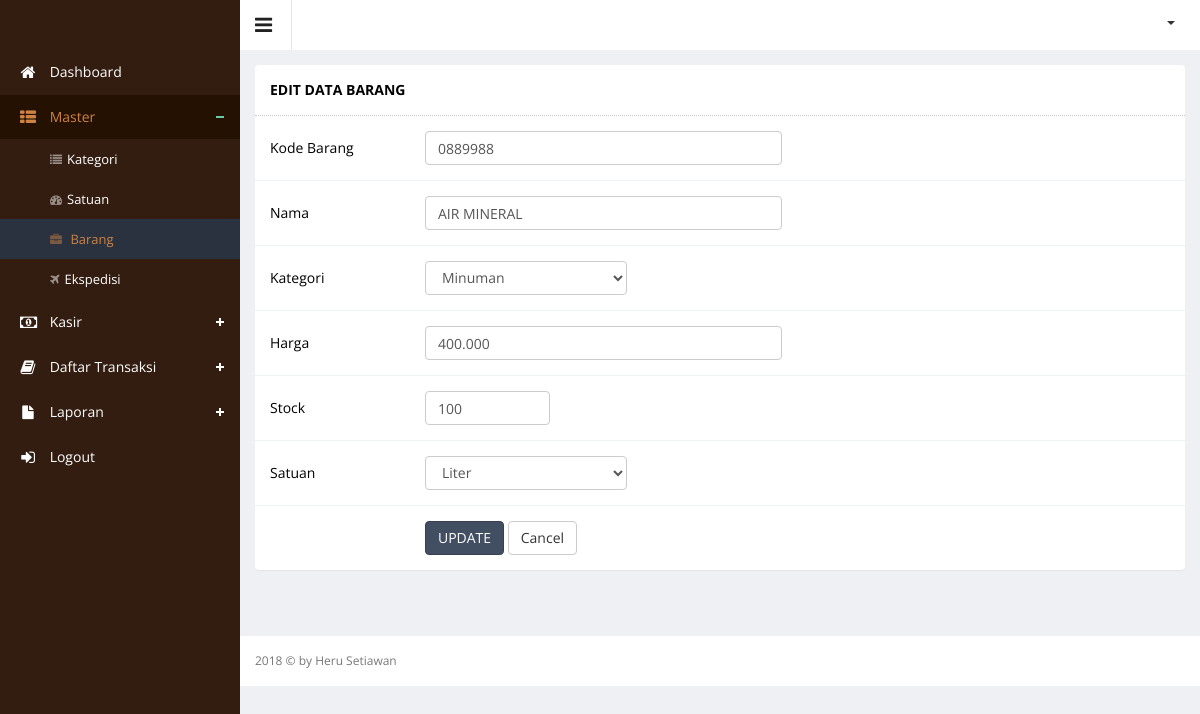
The app's page /index.php?hal=master/barang/edit&id=8 (signed in) with its own data.
### tables this page shows
CREATE TABLE `barang` (
  `id` int(11) NOT NULL,
  `kdbrg` varchar(50) NOT NULL,
  `nmbrg` varchar(100) NOT NULL,
  `harga` int(11) NOT NULL,
  `stock` int(11) NOT NULL,
  `tanggal` datetime NOT NULL,
  `category_id` int(11) NOT NULL,
  `id_satuan` int(11) NOT NULL
);

CREATE TABLE `category` (
  `category_id` int(11) NOT NULL,
  `category_name` varchar(250) DEFAULT NULL,
  `category_status` enum('Y','N') DEFAULT NULL
);

CREATE TABLE `satuan` (
  `id_satuan` int(5) NOT NULL,
  `nmsatuan` varchar(50) NOT NULL
);

### master/barang/edit.php (the view, shortened to what this page needs)
<?php
$id = $_GET['id'];
$queryRowProduct = $connect->query("SELECT barang.id, barang.kdbrg, barang.nmbrg, barang.harga, barang.stock, category.category_id, category.category_name, satuan.id_satuan, satuan.nmsatuan
                             FROM barang
                             JOIN category ON barang.category_id = category.category_id
                             JOIN satuan ON barang.id_satuan = satuan.id_satuan
                             where id = '".$id."'");
$rowProduct = mysqli_fetch_array($queryRowProduct);
 ?>
        <div class="wrapper">
            <div class="row">
                <div class="col-lg-12">
                    <section class="panel">
                        <header class="panel-heading">
                           EDIT DATA BARANG
                        </header>
                        <div class="panel-body">
                            <div class=" form">
                                <form class="cmxform form-horizontal adminex-form" id="commentForm" method="POST" enctype="multipart/form-data"  action="">
                                    <div class="form-group ">
                                        <label for="kode_barang" class="control-label col-lg-2" style="text-align: left;">Kode Barang</label>
                                        <div class="col-lg-5">
                                            <input class=" form-control" id="kode_barang" name="kode_barang" minlength="2" type="text" value="<?php echo $rowProduct['kdbrg']  ?>" required/>
                                        </div>
                                    </div>
                                    <div class="form-group ">
                                        <label for="cname" class="control-label col-lg-2" style="text-align: left;">Nama</label>
                                        <div class="col-lg-5">
                                            <input class=" form-control" id="cname" name="product_name" minlength="2" type="text" value="<?php echo $rowProduct['nmbrg']  ?>" required/>
                                        </div>
                                    </div>
                                     <div class="form-group ">
                                        <label for="cemail" class="control-label col-lg-2" style="text-align: left;">Kategori</label>
                                        <div class="col-lg-3">
                                            <select name="product_category" class="form-control " required>
                                                <option value="<?=$rowProduct['category_id']?>"><?=$rowProduct['category_name']?></option>
                                            </select>
                                        </div>
                                    </div>
                                    <div class="form-group ">
                                        <label for="cemail" class="control-label col-lg-2" style="text-align: left;">Harga </label>
                                        <div class="col-lg-5">
                                            <input class="form-control " id="tanpa-rupiah" type="text" name="product_price" value="<?php echo number_format($rowProduct['harga'], 0, ',', '.');  ?>" required />
                                        </div>
                                    </div>
                                    <div class="form-group ">
                                        <label for="curl" class="control-label col-lg-2" style="text-align: left;">Stock</label>
                                        <div class="col-lg-2">
                                            <input class="form-control " id="tanpa-rupiah" type="text" name="product_stock" value="<?php echo $rowProduct['stock']; ?>" />
                                        </div>
                                    </div>
                                     <div class="form-group ">
                                        <label for="cemail" class="control-label col-lg-2" style="text-align: left;">Satuan</label>
                                        <div class="col-lg-3">
                                            <select name="satuan" class="form-control " >
                                                <option value="<?=$rowProduct['id_satuan']?>"><?=$rowProduct['nmsatuan']?></option>
                                            </select>
                                        </div>
                                    </div>
                                    <div class="form-group">
                                        <div class="col-lg-offset-2 col-lg-5">
                                            <button class="btn btn-primary" type="submit" name="ubah">UPDATE</button>
                                            <a href="?hal=master/barang/list">
                                            <button class="btn btn-default" type="button">Cancel</button>
                                            </a>
                                        </div>
                                    </div>
                                </form>
                            </div>
                        </div>
                    </section>
                </div>
            </div>
        </div>

### records on screen
barang: kode_barang "0889988", product_name "AIR MINERAL", product_category "Minuman", product_price "400.000", product_stock "100", satuan "Liter"
